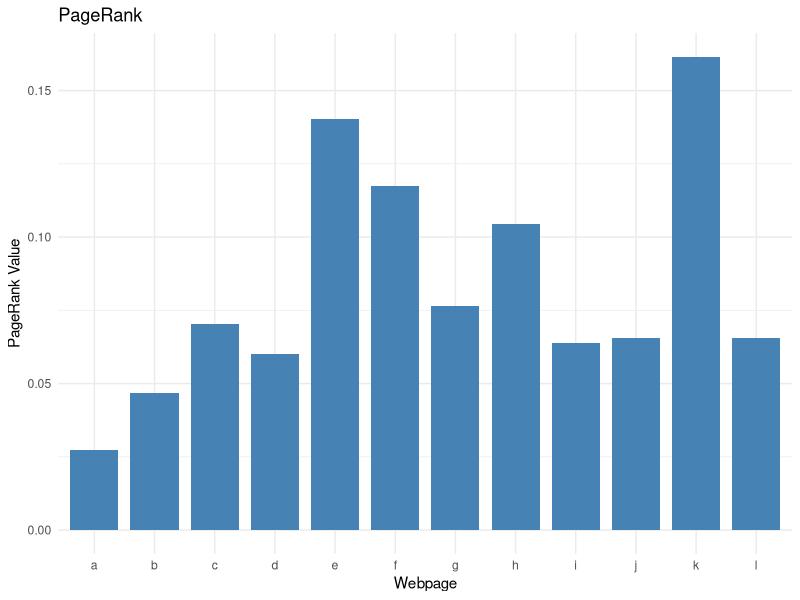
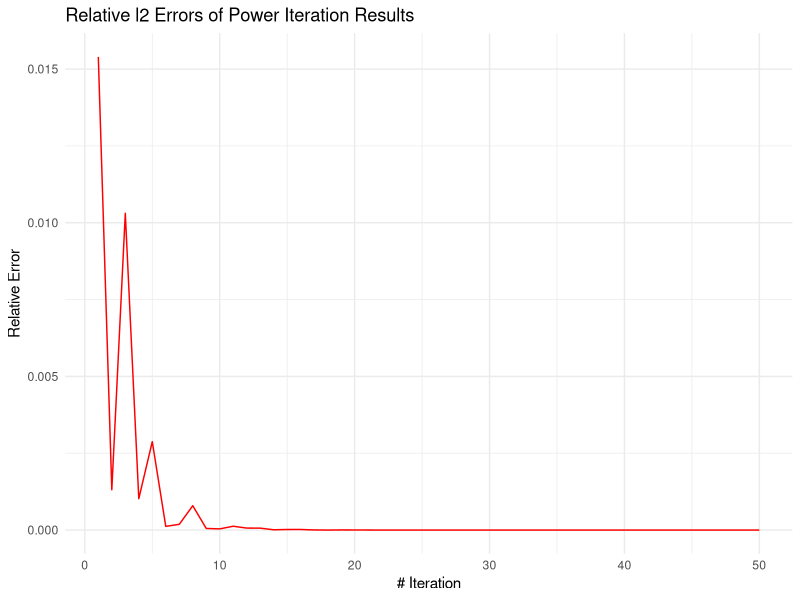
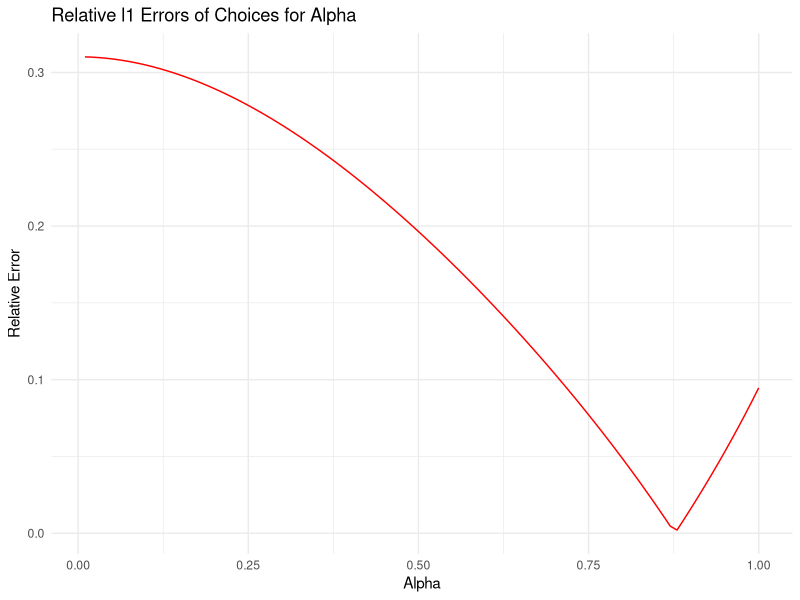

The R source for these figures, in order:
library(MASS)
library(ggplot2)

# Creating hyperlink matrix
G = t(fractions(matrix(c(0, 0, 0, 1/2, 0, 0, 0, 1/2, 0, 0, 0, 0,
                       1/3, 0, 0, 1/3, 1/3, 0, 0, 0, 0, 0, 0, 0,
                       0, 1/2, 0, 0, 1/2, 0, 0, 0, 0, 0, 0, 0,
                       0, 0, 0, 0, 0, 0, 0, 1, 0, 0, 0, 0,
                       0, 0, 0, 0, 0, 0, 0, 0, 0, 0, 0, 0,
                       0, 0, 1/2, 0, 1/2, 0, 0, 0, 0, 0, 0, 0,
                       0, 0, 0, 1/4, 1/4, 1/4, 0, 1/4, 0, 0, 0, 0,
                       0, 0, 0, 0, 0, 0, 0, 0, 1/2, 0, 1/2, 0,
                       0, 0, 0, 0, 0, 0, 1/2, 0, 0, 0, 1/2, 0,
                       0, 0, 0, 0, 0, 1/2, 1/2, 0, 0, 0, 0, 0,
                       0, 0, 0, 0, 0, 1/3, 0, 0, 0, 1/3, 0, 1/3,
                       0, 0, 0, 0, 0, 0, 0, 0, 0, 0, 1, 0),
                       nrow = 12, ncol = 12)))

# Eigenvalue Decomposition
ev1 = eigen(t(G))
evalue1 = ev1$values[1] # Choosing largest eigenvalue
evector1 = ev1$vectors[,1] # Eigenvector corresponding to largest eigenvalue

# Adding artificial links to dangling node
Gnew = G
Gnew[5,] = rep(1/12, 12)
ev2 = eigen(t(Gnew)) # Eigenvalue decomposition of new G matrix
evalue2 = ev2$values[1]
evector2 = ev2$vectors[,1]

# Normalizing eigenvector
evector2n = evector2/sum(evector2)

# Ordering eigenvector
ranks = data.frame(webpage = letters[1:12], pagerank = Re(evector2n))
ranks_sorted = ranks[order(ranks$pagerank, decreasing = TRUE),]
ranks_plot = ggplot(data = ranks, aes(x = webpage, y = pagerank)) +
                geom_bar(stat = "identity", fill = "steelblue", width = 0.8) +
                labs(title = "PageRank", 
                     x = "Webpage",
                     y = "PageRank Value") +
                theme_minimal()
ranks_plot

# Power Iteration
powermethod = function(A, k){
  # function that returns largest eigenvalue and eigenvector of matrix A
  # given k iterations
  v = rep(1/nrow(A), nrow(A)) # initialize vector
  for(i in 1:k){
    w = A %*% v
    v = w/norm(w, type = c("1"))
    lambda = t(v) %*% A %*% v
  }
  return(list(eigenvalue = lambda, eigenvector = v))
}

# Iterating through different k's
ret = c()
error = c()
abs = norm(as.matrix(Re(evector2n)), type = "2") # used for calculating errors of iterated eigenvector norms
for(k in 1:50){
  ev_power = powermethod(t(Gnew), k)
  ret = c(ret, ev_power$eigenvalue)
  l2 = norm(ev_power$eigenvector, type = "2")
  error = c(error, abs - l2)
}
power_df = data.frame(iteration = c(1:50), eigenvalue = ret, error = error) # converges at 28 iterations
evector_power = powermethod(t(Gnew), 28)$eigenvector # should be equivalent to evector2n

# Plot of l2 errors of power iteration results
error_plot = ggplot(data = power_df, aes(x = iteration, y = abs(error))) +
                geom_line(col = "red") +
                labs(title = "Relative l2 Errors of Power Iteration Results",
                     x = "# Iteration",
                     y = "Relative Error") +
                theme_minimal()
error_plot

# Part 9
alpha <- 0.85
n <- nrow(G)
E <- matrix(1/n, n, n)
G_tilde <- alpha * G + (1 - alpha) * E

# Part 10
ev3 <- eigen(t(G_tilde))
evalue3 <- ev3$values[1]
evector3 <- abs(ev3$vectors[,1])

# Part 11
rankings_comparison <- data.frame(
  webpage = letters[1:12],
  pagerank_G = Re(evector2n),
  pagerank_G_tilde = evector3 / sum(evector3)
)

# Sort pagerank
rankings_comparison_sorted <- rankings_comparison[order(rankings_comparison$pagerank_G_tilde, decreasing = TRUE),]
print(rankings_comparison_sorted)

# Part 12
keywords <- c("Ash", "Butternut", "Cherry", "Elm", "Katsura", "Magnolia", "Teak", "Ginkgo", 
              "Fir", "Hickory", "Pine", "Willow", "Redwood", "Sassafras", "Oak", "Spruce", 
              "Aspen")

# List of keywords for each webpage
webpages <- list(
  A = c("Ash", "Butternut", "Cherry", "Elm", "Katsura", "Magnolia", "Teak", "Ginkgo"),
  B = c("Butternut", "Fir", "Hickory", "Magnolia", "Pine", "Willow", "Redwood", "Sassafras"),
  C = c("Ash", "Elm", "Hickory", "Katsura", "Oak", "Ginkgo", "Redwood"),
  D = c("Butternut", "Cherry", "Fir", "Spruce", "Teak", "Aspen", "Sassafras"),
  E = c("Cherry", "Hickory", "Oak", "Pine", "Willow", "Redwood"),
  f = c("Ash", "Fir", "Magnolia", "Spruce", "Ginkgo", "Redwood", "Aspen", "Sassafras"),
  G = c("Ash", "Butternut", "Oak", "Spruce", "Ginkgo", "Redwood"),
  H = c("Ash", "Cherry", "Hickory", "Willow", "Redwood", "Aspen"),
  I = c("Elm", "Fir", "Katsura", "Magnolia", "Pine", "Spruce", "Sassafras"),
  J = c("Magnolia", "Oak", "Willow", "Redwood", "Aspen", "Sassafras"),
  K = c("Cherry", "Elm", "Fir", "Hickory", "Teak", "Ginkgo", "Redwood", "Sassafras"),
  L = c("Butternut", "Elm", "Katsura", "Oak", "Pine", "Spruce", "Teak", "Ginkgo", "Aspen", "Sassafras")
)

# term-document matrix
D <- matrix(0, nrow = length(keywords), ncol = length(webpages))
rownames(D) <- keywords
colnames(D) <- names(webpages)

# Fill
for (j in seq_along(webpages)) {
  for (keyword in webpages[[j]]) {
    D[keyword, j] <- 1
  }
}

print(D)

# Part 13 and Part 14 and Part 15 for each user query

# 1 "Ash"
q_ash <- rep(0, length(keywords))
names(q_ash) <- keywords
q_ash["Ash"] <- 1
d_ash <- t(q_ash) %*% D
d_ash_df <- data.frame(webpage = colnames(D), score = as.numeric(d_ash))
d_ash_df_sorted <- d_ash_df[order(-d_ash_df$score),]

# 2 "Fir" OR "Hickory"
q_fir_hickory <- rep(0, length(keywords))
names(q_fir_hickory) <- keywords
q_fir_hickory[c("Fir", "Hickory")] <- 1
d_fir_hickory <- t(q_fir_hickory) %*% D
d_fir_hickory_df <- data.frame(webpage = colnames(D), score = as.numeric(d_fir_hickory))
d_fir_hickory_df_sorted <- d_fir_hickory_df[order(-d_fir_hickory_df$score),]

# 3"Katsura" AND "Oak"
q_katsura_oak <- rep(0, length(keywords))
names(q_katsura_oak) <- keywords
q_katsura_oak[c("Katsura", "Oak")] <- 1
d_katsura_oak <- t(q_katsura_oak) %*% D
d_katsura_oak_df <- data.frame(webpage = colnames(D), score = as.numeric(d_katsura_oak))
# Ensure both keywords are present by checking if the webpage contains both "Katsura" and "Oak"
webpages_with_both <- apply(D[c("Katsura", "Oak"), ] == 1, 2, all)
d_katsura_oak_df_filtered <- d_katsura_oak_df[webpages_with_both, ]
d_katsura_oak_df_sorted <- d_katsura_oak_df_filtered[order(-d_katsura_oak_df_filtered$score),]

# 4 "Aspen" and not "Sassafras"
q_aspen_not_sassafras <- rep(0, length(keywords))
names(q_aspen_not_sassafras) <- keywords
q_aspen_not_sassafras["Aspen"] <- 1
d_aspen_not_sassafras <- t(q_aspen_not_sassafras) %*% D
d_aspen_not_sassafras_df <- data.frame(webpage = colnames(D), score = as.numeric(d_aspen_not_sassafras))
# Exclude webpages containing "Sassafras"
webpages_without_sassafras <- D["Sassafras", ] == 0
d_aspen_not_sassafras_df_filtered <- d_aspen_not_sassafras_df[webpages_without_sassafras, ]
d_aspen_not_sassafras_df_sorted <- d_aspen_not_sassafras_df_filtered[order(-d_aspen_not_sassafras_df_filtered$score),]

# Display results
list(
  ash = d_ash_df_sorted,
  fir_or_hickory = d_fir_hickory_df_sorted,
  katsura_and_oak = d_katsura_oak_df_sorted,
  aspen_not_sassafras = d_aspen_not_sassafras_df_sorted
)

# Iterating through alphas
n = nrow(G)
E = matrix(1/n, n, n)
l1_eigen = norm(as.matrix(Re(evector2), type = "1"))
results = c()
error_alpha = c()
for (alpha in seq(0.01, 1, 0.01)){
  G_tilde = alpha * G + (1 - alpha) * E
  ev_alpha = eigen(t(G_tilde))
  evector_alpha = Re(ev_alpha$vectors[,1])
  l1_alpha = norm(as.matrix(evector_alpha), type = "1")
  results = c(results, l1_alpha)
  error_alpha = c(error_alpha, l1_eigen - l1_alpha)
}

# Calculating alpha errors
df_alpha = data.frame(alpha = seq(0.01, 1, 0.01), error = error_alpha)

alpha_plot = ggplot(data = df_alpha, aes(x = alpha, y = abs(error))) +
  geom_line(col = "red") +
  labs(title = "Relative l1 Errors of Choices for Alpha",
       x = "Alpha",
       y = "Relative Error") +
  theme_minimal()
alpha_plot
